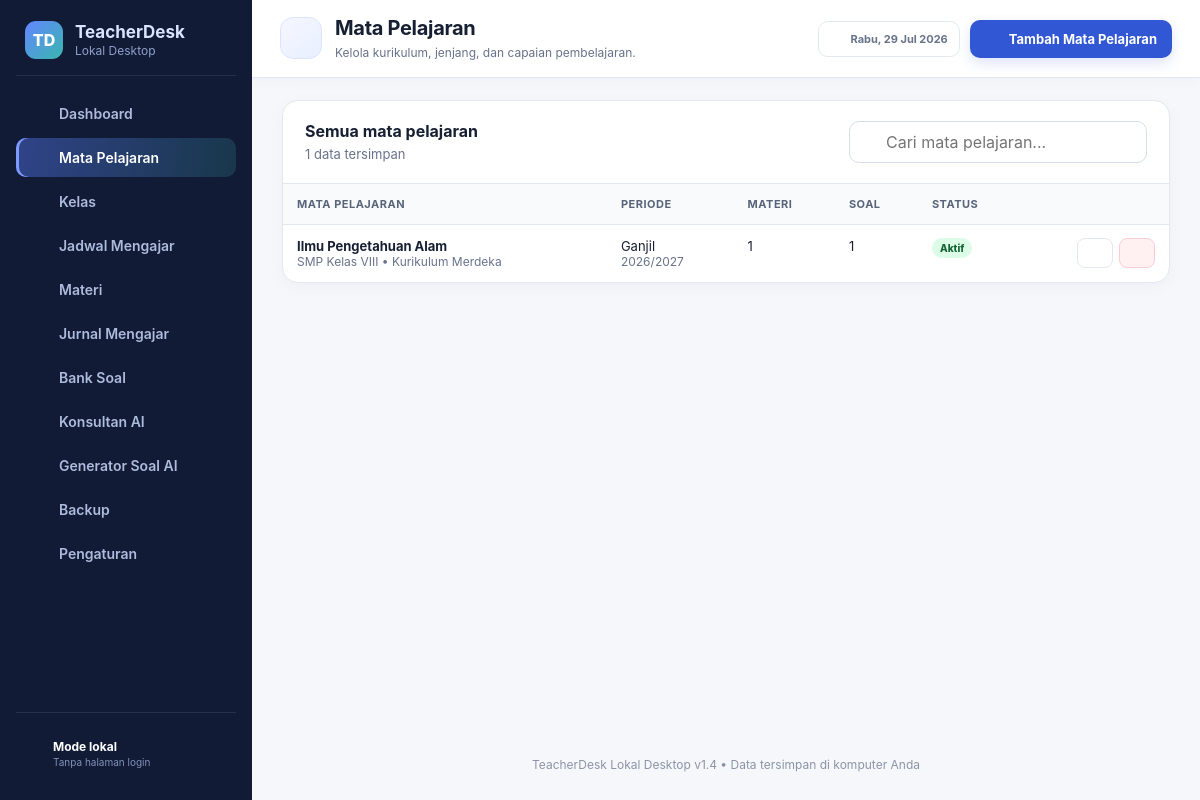
Screenshot of /index.php?page=subjects with the database file from the repository.
### tables this page shows
CREATE TABLE IF NOT EXISTS subjects (
    id BIGINT UNSIGNED AUTO_INCREMENT PRIMARY KEY,
    name VARCHAR(150) NOT NULL,
    grade_level VARCHAR(120) NOT NULL,
    semester VARCHAR(20) NOT NULL DEFAULT 'Ganjil',
    academic_year VARCHAR(20) NOT NULL,
    curriculum VARCHAR(120) NULL,
    description TEXT NULL,
    learning_outcomes TEXT NULL,
    status ENUM('active','archived') NOT NULL DEFAULT 'active',
    created_at TIMESTAMP DEFAULT CURRENT_TIMESTAMP,
    updated_at TIMESTAMP DEFAULT CURRENT_TIMESTAMP ON UPDATE CURRENT_TIMESTAMP,
    INDEX idx_subject_status (status),
    INDEX idx_subject_name (name)
);

### index.php (called while the page is built, shortened)
<?php
$page = $_GET['page'] ?? 'dashboard';
require __DIR__ . '/includes/header.php';
require __DIR__ . '/includes/sidebar.php';
require __DIR__ . '/pages/' . $page . '.php';
require __DIR__ . '/includes/footer.php';

### pages/subjects.php (the view, shortened to what this page needs)
<?php
$subjects = $db->query('SELECT s.*,(SELECT COUNT(*) FROM materials m WHERE m.subject_id=s.id) material_count,(SELECT COUNT(*) FROM questions q WHERE q.subject_id=s.id) question_count FROM subjects s ORDER BY s.status,s.name')->fetchAll();
?>
<section class="card mt-3"><div class="card-header"><div><h2>Semua mata pelajaran</h2><p><?= count($subjects) ?> data tersimpan</p></div><div class="search-box"><?= icon('search',17) ?><input class="form-control" placeholder="Cari mata pelajaran..." data-filter-table="#subject-table"></div></div><div class="table-wrap"><table class="data-table" id="subject-table"><thead><tr><th>Mata pelajaran</th><th>Periode</th><th>Materi</th><th>Soal</th><th>Status</th><th></th></tr></thead><tbody>
<?php foreach($subjects as $item): ?><tr><td><strong><?= e($item['name']) ?></strong><div class="muted text-sm"><?= e($item['grade_level']) ?> • <?= e($item['curriculum']) ?></div></td><td><?= e($item['semester']) ?><div class="muted text-sm"><?= e($item['academic_year']) ?></div></td><td><?= (int)$item['material_count'] ?></td><td><?= (int)$item['question_count'] ?></td><td><?= status_badge($item['status']) ?></td><td><div class="actions"><a class="btn btn-secondary btn-sm" href="<?= url('subjects',['edit'=>$item['id']]) ?>"><?= icon('edit',14) ?></a><form method="post" data-confirm="Hapus mata pelajaran ini? Data terkait dapat mencegah penghapusan."><?= csrf_field() ?><input type="hidden" name="action" value="delete_subject"><input type="hidden" name="id" value="<?= $item['id'] ?>"><button class="btn btn-danger btn-sm" type="submit"><?= icon('trash',14) ?></button></form></div></td></tr><?php endforeach; ?>
</tbody></table></div></section>

### app/helpers.php (shortened to what this page needs)
<?php
function e(?string $value): string
{
    return htmlspecialchars((string) $value, ENT_QUOTES, 'UTF-8');
}
function url(string $page = 'dashboard', array $params = []): string
{
    $params = array_merge(['page' => $page], $params);
    return 'index.php?' . http_build_query($params);
}
function status_badge(string $status): string
{
    $labels = [
        'active' => 'Aktif', 'archived' => 'Arsip', 'planned' => 'Direncanakan',
        'in_progress' => 'Berjalan', 'completed' => 'Selesai', 'scheduled' => 'Terjadwal',
        'done' => 'Terlaksana', 'postponed' => 'Ditunda', 'cancelled' => 'Dibatalkan',
        'assignment' => 'Diganti Tugas', 'draft' => 'Draf', 'reviewed' => 'Ditinjau',
        'approved' => 'Disetujui', 'rejected' => 'Ditolak',
    ];
    $class = match ($status) {
        'active', 'done', 'completed', 'approved' => 'success',
        'in_progress', 'reviewed' => 'info',
        'postponed', 'assignment', 'planned', 'scheduled', 'draft' => 'warning',
        'cancelled', 'rejected' => 'danger',
        default => 'neutral',
    };
    return '<span class="badge badge-' . $class . '">' . e($labels[$status] ?? ucfirst($status)) . '</span>';
}
function icon(string $name, int $size = 20): string
{
    $body = $paths[$name] ?? $paths['file'];
    return '<svg class="icon" width="' . $size . '" height="' . $size . '" viewBox="0 0 24 24" fill="none" stroke="currentColor" stroke-width="2" stroke-linecap="round" stroke-linejoin="round" aria-hidden="true">' . $body . '</svg>';
}

### assets/css/app.css (style rules this page uses)
:root { --primary:#3157d5;--primary-dark:#2443a9;--primary-soft:#eef2ff;--accent:#0d9488; --bg:#f5f7fb;--surface:#fff;--surface-2:#f8fafc;--text:#172033;--muted:#68738a; --border:#e3e8f0;--danger:#c9364b;--warning:#a76500;--success:#15803d;--info:#0369a1; --shadow:0 10px 30px rgba(25,40,75,.08);--radius:16px;--sidebar:252px; }
* { box-sizing:border-box }
html { font-family:Inter,ui-sans-serif,system-ui,-apple-system,"Segoe UI",sans-serif;color:var(--text);background:var(--bg) }
body { margin:0;min-height:100vh;min-width:1200px }
a { color:inherit;text-decoration:none }
button,input,select,textarea { font:inherit }
button { cursor:pointer }
.icon { flex:0 0 auto }
.card { background:var(--surface);border:1px solid var(--border);border-radius:var(--radius);box-shadow:0 4px 16px rgba(24,35,63,.035) }
.card-header { display:flex;align-items:flex-start;justify-content:space-between;gap:16px;padding:20px 22px;border-bottom:1px solid var(--border) }
.card-header h2,.card-header h3 { margin:0;font-size:16px }
.card-header p { margin:5px 0 0;color:var(--muted);font-size:13px }
.btn { border:1px solid transparent;border-radius:10px;padding:9px 14px;font-weight:700;font-size:13px;display:inline-flex;align-items:center;justify-content:center;gap:8px;transition:.18s;white-space:nowrap }
.btn-secondary { background:#fff;border-color:var(--border);color:var(--text) }
.btn-danger { background:#fff1f2;border-color:#fecdd3;color:var(--danger) }
.btn-sm { padding:7px 10px;font-size:12px;border-radius:8px }
.form-control { width:100%;border:1px solid #d6ddea;border-radius:10px;background:#fff;color:var(--text);padding:10px 12px;outline:none;transition:.15s }
.search-box { position:relative;min-width:230px }
.search-box .icon { position:absolute;left:11px;top:50%;transform:translateY(-50%);color:#8290aa }
.search-box input { padding-left:36px }
.table-wrap { overflow:auto }
.data-table { width:100%;border-collapse:collapse;min-width:720px }
.data-table th,.data-table td { text-align:left;padding:13px 14px;border-bottom:1px solid var(--border);font-size:13px;vertical-align:top }
.data-table th { background:#f8fafc;color:#59647a;font-size:11px;text-transform:uppercase;letter-spacing:.045em;white-space:nowrap }
.data-table tr:last-child td { border-bottom:0 }
.actions { display:flex;gap:6px;justify-content:flex-end }
.badge { display:inline-flex;align-items:center;border-radius:999px;padding:4px 8px;font-size:10px;font-weight:800 }
.badge-success { background:#dcfce7;color:#166534 }
.muted { color:var(--muted) }
.text-sm { font-size:12px }
.mt-3 { margin-top:20px }

### assets/css/page-layout.css (style rules this page uses)
.topbar--page .topbar-date .icon { color: var(--primary); }
.content--standard > .section-title + .card.mt-3 { margin-top: 0; }

### rows the page displays
subjects: name "Ilmu Pengetahuan Alam", grade_level "SMP Kelas VIII", curriculum "Kurikulum Merdeka", semester "Ganjil", academic_year "2026/2027", material_count "1", question_count "1", status "Aktif", $size 14 (drawn)

### other values shown
$label "Dashboard"
$label "Mata Pelajaran"
$label "Kelas"
$label "Jadwal Mengajar"
$label "Materi"
$label "Jurnal Mengajar"
$label "Bank Soal"
$label "Konsultan AI"
$label "Generator Soal AI"
$label "Backup"
$label "Pengaturan"
$currentMeta['title'] "Mata Pelajaran"
$currentMeta['subtitle'] "Kelola kurikulum, jenjang, dan capaian pembelajaran."
$currentMeta['action']['label'] "Tambah Mata Pelajaran"
count($subjects) "1"
